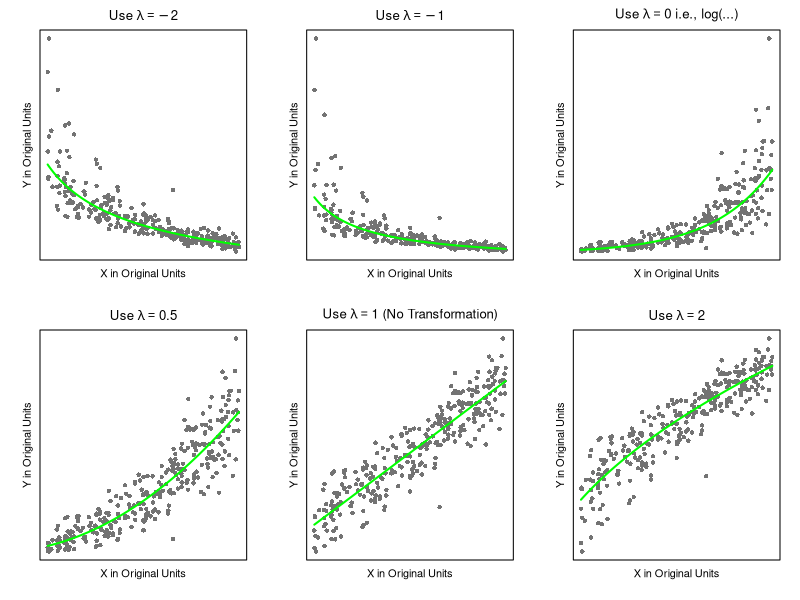

This chart was generated by the following R code: (Note: this script raises an error after producing the figure.)
## ---- chunk 1
library(car)
## ---- chunk 2
set.seed(15)
N <- 300
X <- runif(N, 5, 50)
Y <- 25 + 3.5*X + rnorm(N, 0, 20)

Ya <- 1/sqrt(Y)   #1/Y^2   Lam = -2
Yb <- 1/Y         #1/Y     Lam = -1
Yc <- exp(.02*Y)  #log(Y)  Lam =  0
Yd <- Y^2         #sqrt(Y) Lam =  0.5
Ye <- Y           #Y       Lam =  1
Yf <- sqrt(Y)     #Y^2     Lam =  2


par(mfrow=c(2,3), mai=c(.4,.4,.3,.2), mgp=c(0.5,0.5,0))

plot(Ya ~ X, main=expression(paste("Use ", lambda == -2)), ylab="Y in Original Units", pch=16, col="gray45", cex=0.9, yaxt='n', xaxt='n', xlab="X in Original Units")
b <- coef(lm(Ya^-2 ~ X))
curve(1/sqrt(b[1] + b[2]*x), add=TRUE, col="green", lwd=2)


plot(Yb ~ X, main=expression(paste("Use ", lambda == -1)), ylab="Y in Original Units", pch=16, col="gray45", cex=0.9, yaxt='n', xaxt='n', xlab="X in Original Units")
b <- coef(lm(Yb^-1 ~ X))
curve(1/(b[1] + b[2]*x), add=TRUE, col="green", lwd=2)

plot(Yc ~ X, main=expression(paste("Use ", lambda == 0, " i.e., log(...)")), ylab="Y in Original Units", pch=16, col="gray45", cex=0.9, yaxt='n', xaxt='n', xlab="X in Original Units")
b <- coef(lm(log(Yc) ~ X))
curve(exp(b[1] + b[2]*x), add=TRUE, col="green", lwd=2)


plot(Yd ~ X, main=expression(paste("Use ", lambda == 0.5)), ylab="Y in Original Units", pch=16, col="gray45", cex=0.9, yaxt='n', xaxt='n', xlab="X in Original Units")
b <- coef(lm(sqrt(Yd) ~ X))
curve((b[1] + b[2]*x)^2, add=TRUE, col="green", lwd=2)

plot(Ye ~ X, main=expression(paste("Use ", lambda == 1, " (No Transformation)")), ylab="Y in Original Units", pch=16, col="gray45", cex=0.9, yaxt='n', xaxt='n', xlab="X in Original Units")
b <- coef(lm(Ye ~ X))
curve((b[1] + b[2]*x), add=TRUE, col="green", lwd=2)

plot(Yf ~ X, main=expression(paste("Use ", lambda == 2)), 
ylab="Y in Original Units", pch=16, col="gray45", cex=0.9, yaxt='n', xaxt='n', xlab="X in Original Units")
b <- coef(lm(Yf^2 ~ X))
curve(sqrt(b[1] + b[2]*x), add=TRUE, col="green", lwd=2)

## ---- chunk 3

par(mfrow=c(2,3), mai=c(.4,.4,.3,.2), mgp=c(2,0.5,0))

boxCox(lm(Ya ~ X))
mtext(side=3, text=expression(paste("Use ", lambda == -2)), line=.5)

boxCox(lm(Yb ~ X))
mtext(side=3, text=expression(paste("Use ", lambda == -1)), line=.5)

boxCox(lm(Yc ~ X))
mtext(side=3, text=expression(paste("Use ", lambda == 0, " i.e., log(...)")), line=.5)

boxCox(lm(Yd ~ X))
mtext(side=3, text=expression(paste("Use ", lambda == 0.5)), line=.5)

boxCox(lm(Ye ~ X))
mtext(side=3, text=expression(paste("Use ", lambda == 1, " (No Transformation)")), line=.5)

boxCox(lm(Yf ~ X))
mtext(side=3, text=expression(paste("Use ", lambda == 2)), line=.5)

## ---- chunk 4
set.seed(15)
N <- 300
X <- runif(N, 5, 50)
Y <- 25 + 3.5*X + rnorm(N, 0, 20)

Xa <- 1/sqrt(X)   #1/X^2   Lam = -2
Xb <- 1/X         #1/X     Lam = -1
Xc <- exp(.02*X)  #log(X)  Lam =  0
Xd <- X^2         #sqrt(X) Lam =  0.5
Xe <- X           #X       Lam =  1
Xf <- sqrt(X)     #X^2     Lam =  2


par(mfrow=c(2,3), mai=c(.4,.4,.3,.2), mgp=c(0.5,0.5,0))

plot(Y ~ Xa, main=expression(paste("Use ", X*minute == X^-2)), ylab="Y in Original Units", pch=16, col="gray45", cex=0.9, yaxt='n', xaxt='n', xlab="X in Original Units")
b <- coef(lm(Y ~ I(Xa^-2)))
curve(b[1] + b[2]*x^-2, add=TRUE, col="green", lwd=2)


plot(Y ~ Xb, main=expression(paste("Use ", X*minute == X^-1)), ylab="Y in Original Units", pch=16, col="gray45", cex=0.9, yaxt='n', xaxt='n', xlab="X in Original Units")
b <- coef(lm(Y ~ I(Xb^-1)))
curve(b[1] + b[2]*x^-1, add=TRUE, col="green", lwd=2)

plot(Y ~ Xc, main=expression(paste("Use ", X*minute == log(X))), ylab="Y in Original Units", pch=16, col="gray45", cex=0.9, yaxt='n', xaxt='n', xlab="X in Original Units")
b <- coef(lm(Y ~ log(Xc)))
curve(b[1] + b[2]*log(x), add=TRUE, col="green", lwd=2)


plot(Y ~ Xd, main=expression(paste("Use ", X*minute == sqrt(X))), ylab="Y in Original Units", pch=16, col="gray45", cex=0.9, yaxt='n', xaxt='n', xlab="X in Original Units")
b <- coef(lm(Y ~ sqrt(Xd)))
curve(b[1] + b[2]*sqrt(x), add=TRUE, col="green", lwd=2)

plot(Y ~ Xe, main=expression(paste("Use ", X*minute == X, " (No Transformation)")), ylab="Y in Original Units", pch=16, col="gray45", cex=0.9, yaxt='n', xaxt='n', xlab="X in Original Units")
b <- coef(lm(Y ~ Xe))
curve((b[1] + b[2]*x), add=TRUE, col="green", lwd=2)

plot(Y ~ Xf, main=expression(paste("Use ", X*minute == X^2)), 
ylab="Y in Original Units", pch=16, col="gray45", cex=0.9, yaxt='n', xaxt='n', xlab="X in Original Units")
b <- coef(lm(Y ~ I(Xf^2)))
curve(b[1] + b[2]*x^2, add=TRUE, col="green", lwd=2)

